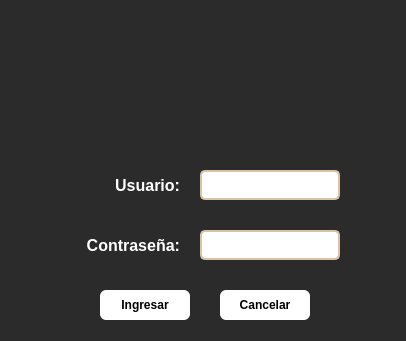
<?xml version="1.0" encoding="UTF-8"?>
<ui version="4.0">
 <class>login</class>

 <widget class="QDialog" name="login">

  <!-- VENTANA -->
  <property name="geometry">
   <rect>
    <x>0</x>
    <y>0</y>
    <width>406</width>
    <height>341</height>
   </rect>
  </property>

  <property name="windowTitle">
   <string>Login</string>
  </property>

  <!-- ICONO DE LA VENTANA -->
  <property name="windowIcon">
   <iconset>
    <normaloff>assets/newLogo.png</normaloff>
   </iconset>
  </property>

  <!-- COLOR DE FONDO -->
  <property name="styleSheet">
   <string notr="true">

QDialog{
    background-color: #2b2b2b;
}

/* BOTONES */
QPushButton{
    background-color: white;
    color: black;
    font-weight: bold;
    border-radius: 6px;
    height: 28px;
}

QPushButton:hover{
    background-color: #f5e7d3;
}

/* INPUTS */
QLineEdit{
    background-color: white;
    color: black;
    border: 2px solid #d8c3a5;
    border-radius: 5px;
    padding-left: 5px;
    font-size: 11pt;
}

/* LABELS */
QLabel{
    color: white;
    font-weight: bold;
}

   </string>
  </property>

  <!-- BOTON INGRESAR -->
  <widget class="QPushButton" name="btnIngresar">
   <property name="geometry">
    <rect>
     <x>100</x>
     <y>290</y>
     <width>90</width>
     <height>30</height>
    </rect>
   </property>

   <property name="text">
    <string>Ingresar</string>
   </property>
  </widget>

  <!-- INPUT USUARIO -->
  <widget class="QLineEdit" name="lblUser">
   <property name="geometry">
    <rect>
     <x>200</x>
     <y>170</y>
     <width>140</width>
     <height>30</height>
    </rect>
   </property>

   <!-- SOLO NUMEROS -->
   <property name="inputMask">
    <string>9999999999</string>
   </property>
  </widget>

  <!-- INPUT PASSWORD -->
  <widget class="QLineEdit" name="lblPassword">
   <property name="geometry">
    <rect>
     <x>200</x>
     <y>230</y>
     <width>140</width>
     <height>30</height>
    </rect>
   </property>

   <!-- SOLO NUMEROS -->
   <property name="inputMask">
    <string>9999999999</string>
   </property>
  </widget>

  <!-- LABEL USUARIO -->
  <widget class="QLabel" name="label">
   <property name="geometry">
    <rect>
     <x>70</x>
     <y>170</y>
     <width>110</width>
     <height>30</height>
    </rect>
   </property>

   <property name="alignment">
    <set>Qt::AlignRight|Qt::AlignVCenter</set>
   </property>

   <property name="font">
    <font>
     <pointsize>12</pointsize>
     <weight>75</weight>
     <bold>true</bold>
    </font>
   </property>

   <property name="text">
    <string>Usuario:</string>
   </property>
  </widget>

  <!-- LABEL PASSWORD -->
  <widget class="QLabel" name="label_2">
   <property name="geometry">
    <rect>
     <x>40</x>
     <y>230</y>
     <width>140</width>
     <height>30</height>
    </rect>
   </property>

   <property name="alignment">
    <set>Qt::AlignRight|Qt::AlignVCenter</set>
   </property>

   <property name="font">
    <font>
     <pointsize>12</pointsize>
     <weight>75</weight>
     <bold>true</bold>
    </font>
   </property>

   <property name="text">
    <string>Contraseña:</string>
   </property>
  </widget>

  <!-- BOTON CANCELAR -->
  <widget class="QPushButton" name="btnCancelar">
   <property name="geometry">
    <rect>
     <x>220</x>
     <y>290</y>
     <width>90</width>
     <height>30</height>
    </rect>
   </property>

   <property name="text">
    <string>Cancelar</string>
   </property>
  </widget>

  <!-- LOGO -->
  <widget class="QLabel" name="label_3">
   <property name="geometry">
    <rect>
     <x>120</x>
     <y>10</y>
     <width>161</width>
     <height>131</height>
    </rect>
   </property>

   <property name="minimumSize">
    <size>
     <width>120</width>
     <height>120</height>
    </size>
   </property>

   <property name="text">
    <string/>
   </property>

   <property name="pixmap">
    <pixmap>assets/newLogo.png</pixmap>
   </property>

   <property name="scaledContents">
    <bool>true</bool>
   </property>
  </widget>

 </widget>

 <resources/>
 <connections/>
</ui>
